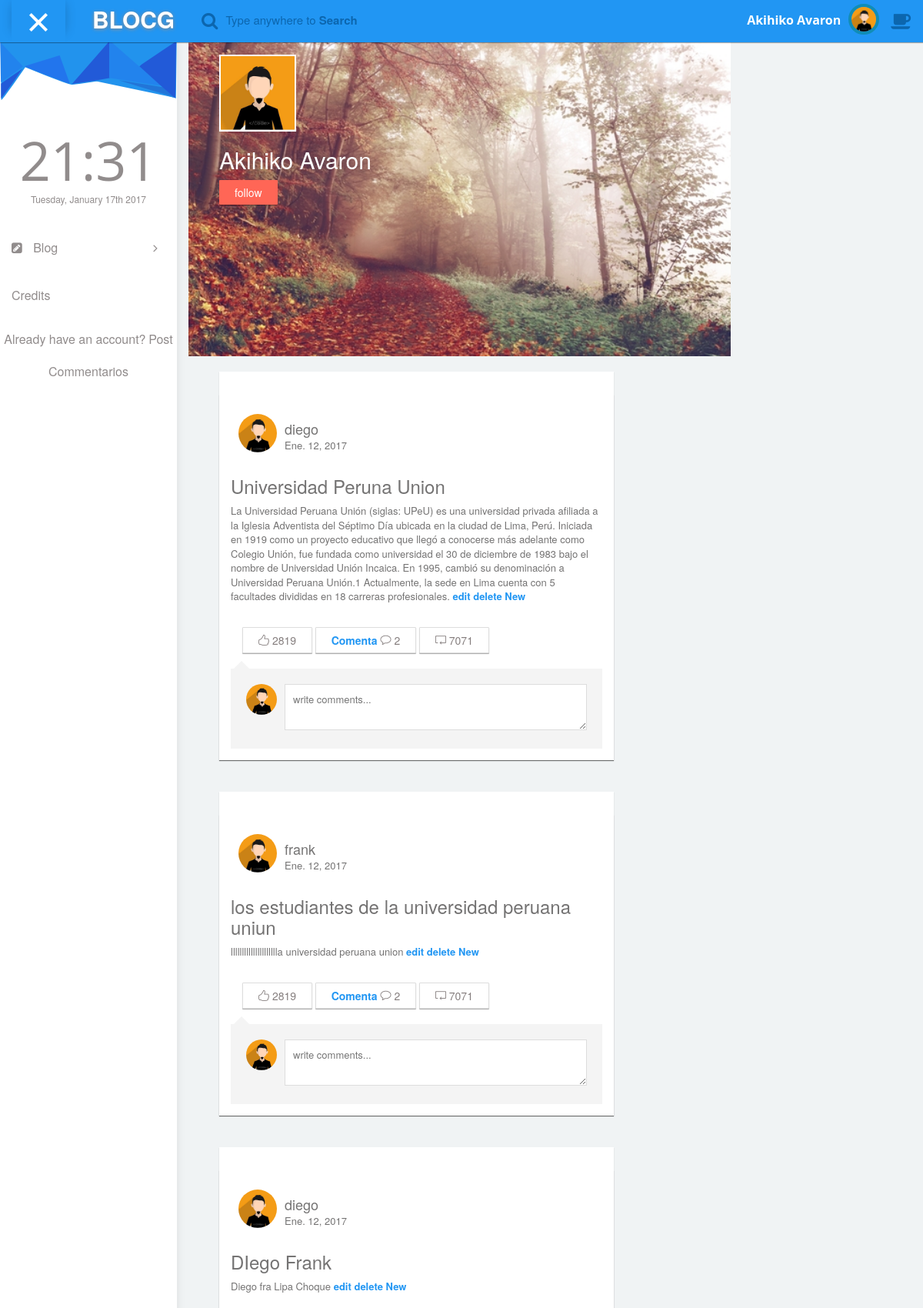
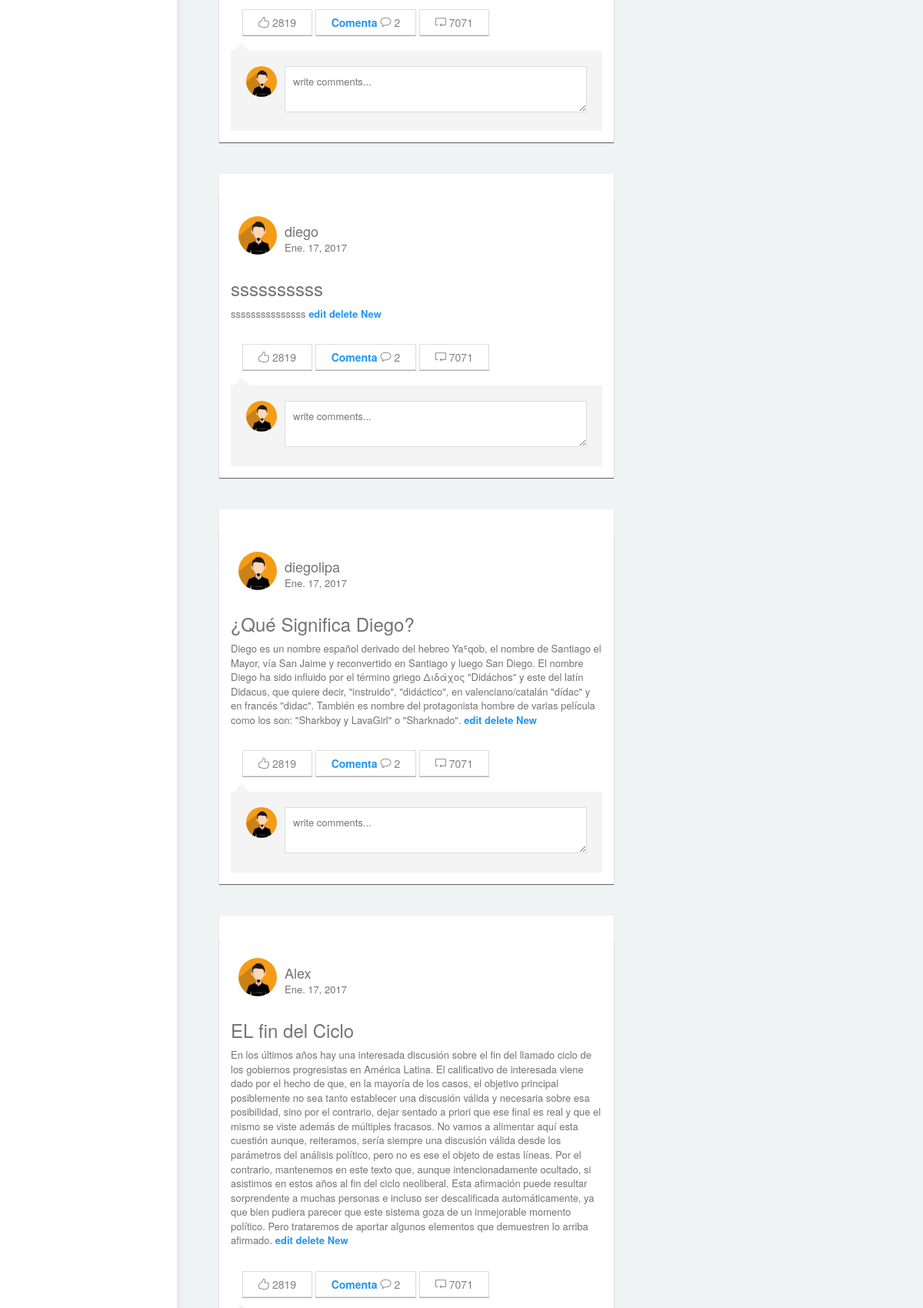
/post/list (upper part), run on the app's committed database (2 pictures, top to bottom).
### blog_apps/models.py (models this page shows, shortened)
class Post(models.Model):
    title = models.CharField(max_length=200,     null=True)
    body = models.TextField(blank=True, null=True)
    user = models.ForeignKey(User)
    created = models.DateField(auto_now_add=True)
    class Meta:
        verbose_name = "Post"
        verbose_name_plural = "Posts"

### blog_apps/views.py (the view)
# urls.py: url(r'^post/list$', views.PostList.as_view(), name='post_list'),
class PostList(ListView):
    model = Post

### blog_apps/templates/blog_apps/post_list.html (shortened to what this page needs)
{% extends "base2.html" %}
{% block menu %}
      <div class="container-fluid mimin-wrapper">
          <div id="content" class="profile-v1">
             <div class="col-md-12 col-sm-12 profile-v1-wrapper">
                <div class="col-md-9  profile-v1-cover-wrap" style="padding-right:0px;">
                    <div class="profile-v1-pp">
                      <img src="../static/asset/img/avatar.jpg"/>
                      <h2>Akihiko Avaron</h2>
                      <input type="button" class="btn btn-danger" value="follow" />
                    </div>
                    <div class="col-md-12 profile-v1-cover">
                      <img src="../static/asset/img/bg1.jpg" class="img-responsive">
                    </div>
                </div>
             </div>
<ul>
    {% for post in object_list %}
        <li>
             <div class="col-md-12 col-sm-12 profile-v1-body">
                <div class="col-md-7">
                    <div class="panel box-v7">
                        <div class="panel-body">
                    </div>
                    <div class="panel box-v7">
                        <div class="panel-body">
                          <div class="col-md-12 padding-0 box-v7-header">
                              <div class="col-md-12 padding-0">
                                  <div class="col-md-10 padding-0">
                                  <img src="../static/asset/img/avatar.jpg" class="box-v7-avatar pull-left" />
                                  <h4>{{ post.user }}</h4>
                                  <p>{{ post.created }}</p>
                                  </div>
                                  <div class="col-md-2 padding-0">
                                  </div>
                              </div>
                          </div>
                         <div class="col-md-12 padding-0 box-v7-body">
                         <h3>{{ post.title }}</h3>
                              <p> {{ post.body }}
                                    <a href="{% url 'blog_apps:post_edit' post.id %}">edit</a>
                                    <a href="{% url 'blog_apps:post_delete' post.id %}">delete</a>
                                    <a href="{% url 'blog_apps:post_new' %}">New</a>
                              </p>
                              <div class="col-md-12 top-20">
                                  <button  class="btn">
                                    <i class="icon-like icons"></i> 2819
                                  </button>
                                  <button class="btn">
                                    <a href="{% url 'blog_apps:commentary_list' %}">Comenta</a>
                                    <i class="icon-bubble icons"></i> 2
                                  </button>
                                  <button class="btn">
                                    <i class="icon-loop icons"></i> 7071
                                  </button>
                              </div>
                          </div>
                          <div class="col-md-12 padding-0 box-v7-comment">
                              <div class="media">
                                <div class="media-left">
                                  <a href="#">
                                    <img src="../static/asset/img/avatar.jpg" class="media-object box-v7-avatar"/>
                                  </a>
                                </div>
                                <div class="media-body">
                                  <textarea class="box-v7-commenttextbox" placeholder="write comments..."></textarea>
                                </div>
                              </div>
                          </div>
                        </div>
                    </div>
                </div>
                <div class="col-md-5">
                </div>
             </div>
          </div>
      </li>
    {% endfor %}
</ul>
</div>
{% endblock menu %}

### data on the page
Post: user "diego", created "Ene. 12, 2017", title "Universidad Peruna Union", body "La Universidad Peruana Unión (siglas: UPeU) es una universidad privada afiliada a la Iglesia Adventista del Séptimo Día ubicada en la ciudad de Lima, Perú. Iniciada en 1919 como un proyecto educativo que llegó a conocerse más adelante como Colegio Unión, fue fundada como universidad el 30 de diciembre de 1983 bajo el nombre de Universidad Unión Incaica. En 1995, cambió su denominación a Universidad Peruana Unión.1 Actualmente, la sede en Lima cuenta con 5 facultades divididas en 18 carreras profesionales."
Post: user "frank", created "Ene. 12, 2017", title "los estudiantes de la universidad peruana uniun", body "llllllllllllllllllllla universidad peruana union"
Post: user "diego", created "Ene. 12, 2017", title "DIego Frank", body "Diego fra Lipa Choque"
Post: user "diego", created "Ene. 17, 2017", title "ssssssssss", body "sssssssssssssss"
Post: user "diegolipa", created "Ene. 17, 2017", title "¿Qué Significa Diego?", body "Diego es un nombre español derivado del hebreo Yaʿqob, el nombre de Santiago el Mayor, vía San Jaime y reconvertido en Santiago y luego San Diego. El nombre Diego ha sido influido por el término griego Διδάχος \"Didáchos\" y este del latín Didacus, que quiere decir, \"instruido\", \"didáctico\", en valenciano/catalán \"dídac\" y en francés \"didac\". También es nombre del protagonista hombre de varias película como los son: \"Sharkboy y LavaGirl\" o \"Sharknado\"."
Post: user "Alex", created "Ene. 17, 2017", title "EL fin del Ciclo", body "En los últimos años hay una interesada discusión sobre el fin del llamado ciclo de los gobiernos progresistas en América Latina. El calificativo de interesada viene dado por el hecho de que, en la mayoría de los casos, el objetivo principal posiblemente no sea tanto establecer una discusión válida y necesaria sobre esa posibilidad, sino por el contrario, dejar sentado a priori que ese final es real y que el mismo se viste además de múltiples fracasos. No vamos a alimentar aquí esta cuestión aunque, reiteramos, sería siempre una discusión válida desde los parámetros del análisis político, pero no es ese el objeto de estas líneas. Por el contrario, mantenemos en este texto que, aunque…"
